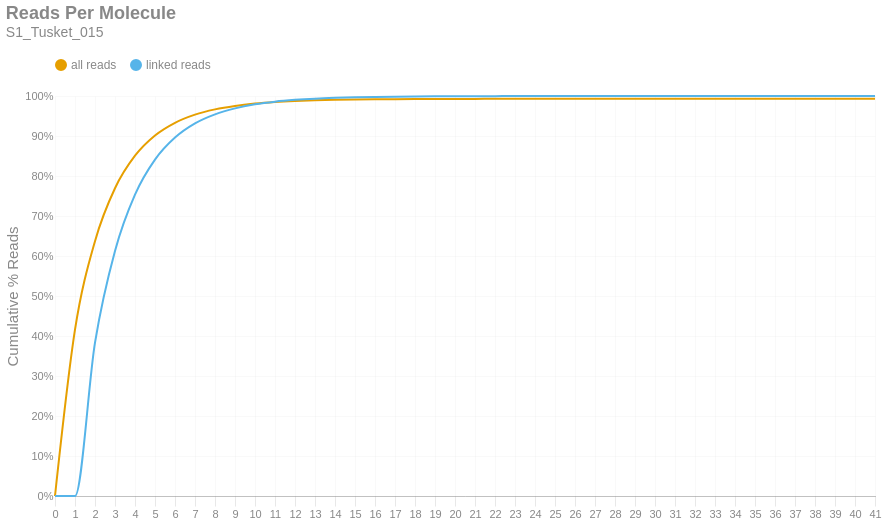

Notebook source saved alongside this figure:
### Markdown cell above
### Reads per Molecule
This chart shows the cumulative distribution of the number of reads per linked molecule. That is, how many alignments are associated with a unique molecule. This excludes the number of reads associated with invalid or absent linked-read barcodes. The `linked` histogram is the percentages recalculated when disregarding singletons.

### Code cell
if SKIPLR:
    print_html(f"Skipped")
else:
    counts = np.bincount(valids['reads'].cast(pl.Int64).to_numpy())
    weighted = counts * np.arange(len(counts))
    all_perc = weighted / n_reads
    linked_perc = weighted / n_linked_reads
    linked_perc[1] = 0
    binned_df = pl.DataFrame({
        'readsper': list(range(len(counts))),
        'all reads (cumsum)': np.cumsum(all_perc).tolist(),
        'linked reads (cumsum)': np.cumsum(linked_perc).tolist(),
    })

    with SafeRender(binned_df):
        (
            density_plot(binned_df, 'Reads Per Molecule', samplename, 'readspmol')
            .encode(
                x=alt.X('readsper:O', title=None).axis(labelAngle=0).scale(padding=0),
                y=alt.Y('value:Q', title='Cumulative % Reads').axis(format='%').stack(False),
                color=alt.Color("key:N").scale(domain=["all reads", "linked reads"]),
                tooltip=[
                    alt.Tooltip("key:N", title="Data Type"),
                    alt.Tooltip("readsper:O", title="Reads Per Molecule"),
                    alt.Tooltip("value:Q", format=".2%", title="% Reads (Cum.)")
                ]            
            )
        ).display()

### Figure 1 — Vega-Lite specification as saved in the notebook (floating-point values rounded to 4 significant figures)
{"width": "container", "height": 400, "config": {"title": {"anchor": "start", "dy": -15, "fontSize": 18, "color": "#888888", "subtitleColor": "#888888", "subtitleFontSize": 14}, "arc": {"fill": "#0072B2"}, "axis": {"domainColor": "#888888", "domainWidth": 0.5, "gridWidth": 0.2, "grid": false, "titleFontWeight": 400, "titleFontSize": 15, "labelFontSize": 11, "labelColor": "#888888", "tickColor": "#888888", "tickWidth": 0.2, "titleColor": "#888888"}, "axisBand": {"grid": false}, "axisX": {"grid": true, "tickSize": 10, "domainCap": "round"}, "axisY": {"domain": false, "grid": true, "tickSize": 0, "domainCap": "round"}, "background": "transparent", "header": {"labelFontSize": 15, "labelColor": "#888888", "titleFontSize": 15, "titleFontWeight": 600, "titleColor": "#888888"}, "legend": {"labelFont": "sans-serif", "labelFontSize": 12, "labelColor": "#888888", "symbolSize": 100, "symbolType": "circle", "titleFontSize": 12, "titlePadding": 10, "titleColor": "#888888", "title": null, "orient": "top"}, "range": {"category": ["#E69F00", "#56B4E9", "#009E73", "#F0E442", "#0072B2", "#D55E00", "#CC79A7", "#000000"], "diverging": ["#cfe8f3", "#a2d4ec", "#73bfe2", "#46abdb", "#1696d2", "#12719e"]}, "area": {"fill": "#0072B2", "fillOpacity": 0.7, "line": true, "strokeOpacity": 0.7}, "line": {"color": "#0072B2", "stroke": "#0072B2", "strokeWidth": 2}, "trail": {"color": "#0072B2", "stroke": "#0072B2", "strokeWidth": 0, "size": 1}, "point": {"filled": true, "fillOpacity": 1.0, "size": 95}, "text": {"color": "#888888", "fontSize": 11, "align": "right", "fontWeight": 400, "size": 11}, "bar": {"fill": "#0072B2", "stroke": null}, "view": {"stroke": null, "continuousWidth": 660, "continuousHeight": 400}}, "data": {"name": "data-9c37a9021901f1dbc7c442fcf376a8df"}, "mark": {"type": "line", "interpolate": "monotone", "point": {"opacity": 0, "size": 275}}, "encoding": {"color": {"field": "key", "scale": {"domain": ["all reads", "linked reads"]}, "type": "nominal"}, "tooltip": [{"field": "key", "title": "Data Type", "type": "nominal"}, {"field": "readsper", "title": "Reads Per Molecule", "type": "ordinal"}, {"field": "value", "format": ".2%", "title": "% Reads (Cum.)", "type": "quantitative"}], "x": {"axis": {"labelAngle": 0}, "field": "readsper", "scale": {"padding": 0}, "title": null, "type": "ordinal"}, "y": {"axis": {"format": "%"}, "field": "value", "stack": false, "title": "Cumulative % Reads", "type": "quantitative"}}, "params": [{"name": "param_c36ac31b6afebe62", "select": {"type": "point", "fields": ["key"]}, "bind": "legend"}], "title": {"text": "Reads Per Molecule", "subtitle": "S1_Tusket_015"}, "transform": [{"fold": ["all reads (cumsum)", "linked reads (cumsum)"]}, {"calculate": "replace(datum.key, ' (cumsum)', '')", "as": "key"}, {"filter": {"param": "param_c36ac31b6afebe62"}}], "usermeta": {"embedOptions": {"downloadFileName": "S1_Tusket_015.readspmol"}}, "$schema": "https://vega.github.io/schema/vega-lite/v6.1.0.json", "datasets": {"data-9c37a9021901f1dbc7c442fcf376a8df": [{"readsper": 0, "all reads (cumsum)": 0.0, "linked reads (cumsum)": 0.0}, {"readsper": 1, "all reads (cumsum)": 0.4157, "linked reads (cumsum)": 0.0}, {"readsper": 2, "all reads (cumsum)": 0.6371, "linked reads (cumsum)": 0.3834}, {"readsper": 3, "all reads (cumsum)": 0.7694, "linked reads (cumsum)": 0.6126}, {"readsper": 4, "all reads (cumsum)": 0.8507, "linked reads (cumsum)": 0.7534}, {"readsper": 5, "all reads (cumsum)": 0.9013, "linked reads (cumsum)": 0.8411}, {"readsper": 6, "all reads (cumsum)": 0.9331, "linked reads (cumsum)": 0.8961}, {"readsper": 7, "all reads (cumsum)": 0.9536, "linked reads (cumsum)": 0.9316}, {"readsper": 8, "all reads (cumsum)": 0.9666, "linked reads (cumsum)": 0.9542}, {"readsper": 9, "all reads (cumsum)": 0.9752, "linked reads (cumsum)": 0.9691}, {"readsper": 10, "all reads (cumsum)": 0.981, "linked reads (cumsum)": 0.9792}, {"readsper": 11, "all reads (cumsum)": 0.9849, "linked reads (cumsum)": 0.9859}, {"readsper": 12, "all reads (cumsum)": 0.9875, "linked reads (cumsum)": 0.9903}, {"readsper": 13, "all reads (cumsum)": 0.9892, "linked reads (cumsum)": 0.9934}, {"readsper": 14, "all reads (cumsum)": 0.9904, "linked reads (cumsum)": 0.9953}, {"readsper": 15, "all reads (cumsum)": 0.9912, "linked reads (cumsum)": 0.9967}, {"readsper": 16, "all reads (cumsum)": 0.9917, "linked reads (cumsum)": 0.9976}, {"readsper": 17, "all reads (cumsum)": 0.9921, "linked reads (cumsum)": 0.9983}, {"readsper": 18, "all reads (cumsum)": 0.9924, "linked reads (cumsum)": 0.9988}, {"readsper": 19, "all reads (cumsum)": 0.9926, "linked reads (cumsum)": 0.9991}, {"readsper": 20, "all reads (cumsum)": 0.9927, "linked reads (cumsum)": 0.9994}, {"readsper": 21, "all reads (cumsum)": 0.9928, "linked reads (cumsum)": 0.9995}, {"readsper": 22, "all reads (cumsum)": 0.9929, "linked reads (cumsum)": 0.9997}, {"readsper": 23, "all reads (cumsum)": 0.9929, "linked reads (cumsum)": 0.9998}, {"readsper": 24, "all reads (cumsum)": 0.993, "linked reads (cumsum)": 0.9998}, {"readsper": 25, "all reads (cumsum)": 0.993, "linked reads (cumsum)": 0.9999}, {"readsper": 26, "all reads (cumsum)": 0.993, "linked reads (cumsum)": 0.9999}, {"readsper": 27, "all reads (cumsum)": 0.993, "linked reads (cumsum)": 0.9999}, {"readsper": 28, "all reads (cumsum)": 0.993, "linked reads (cumsum)": 0.9999}, {"readsper": 29, "all reads (cumsum)": 0.993, "linked reads (cumsum)": 1.0}, {"readsper": 30, "all reads (cumsum)": 0.993, "linked reads (cumsum)": 1.0}, {"readsper": 31, "all reads (cumsum)": 0.9931, "linked reads (cumsum)": 1.0}, {"readsper": 32, "all reads (cumsum)": 0.9931, "linked reads (cumsum)": 1.0}, {"readsper": 33, "all reads (cumsum)": 0.9931, "linked reads (cumsum)": 1.0}, {"readsper": 34, "all reads (cumsum)": 0.9931, "linked reads (cumsum)": 1.0}, {"readsper": 35, "all reads (cumsum)": 0.9931, "linked reads (cumsum)": 1.0}, {"readsper": 36, "all reads (cumsum)": 0.9931, "linked reads (cumsum)": 1.0}, {"readsper": 37, "all reads (cumsum)": 0.9931, "linked reads (cumsum)": 1.0}, {"readsper": 38, "all reads (cumsum)": 0.9931, "linked reads (cumsum)": 1.0}, {"readsper": 39, "all reads (cumsum)": 0.9931, "linked reads (cumsum)": 1.0}, {"readsper": 40, "all reads (cumsum)": 0.9931, "linked reads (cumsum)": 1.0}, {"readsper": 41, "all reads (cumsum)": 0.9931, "linked reads (cumsum)": 1.0}]}}
